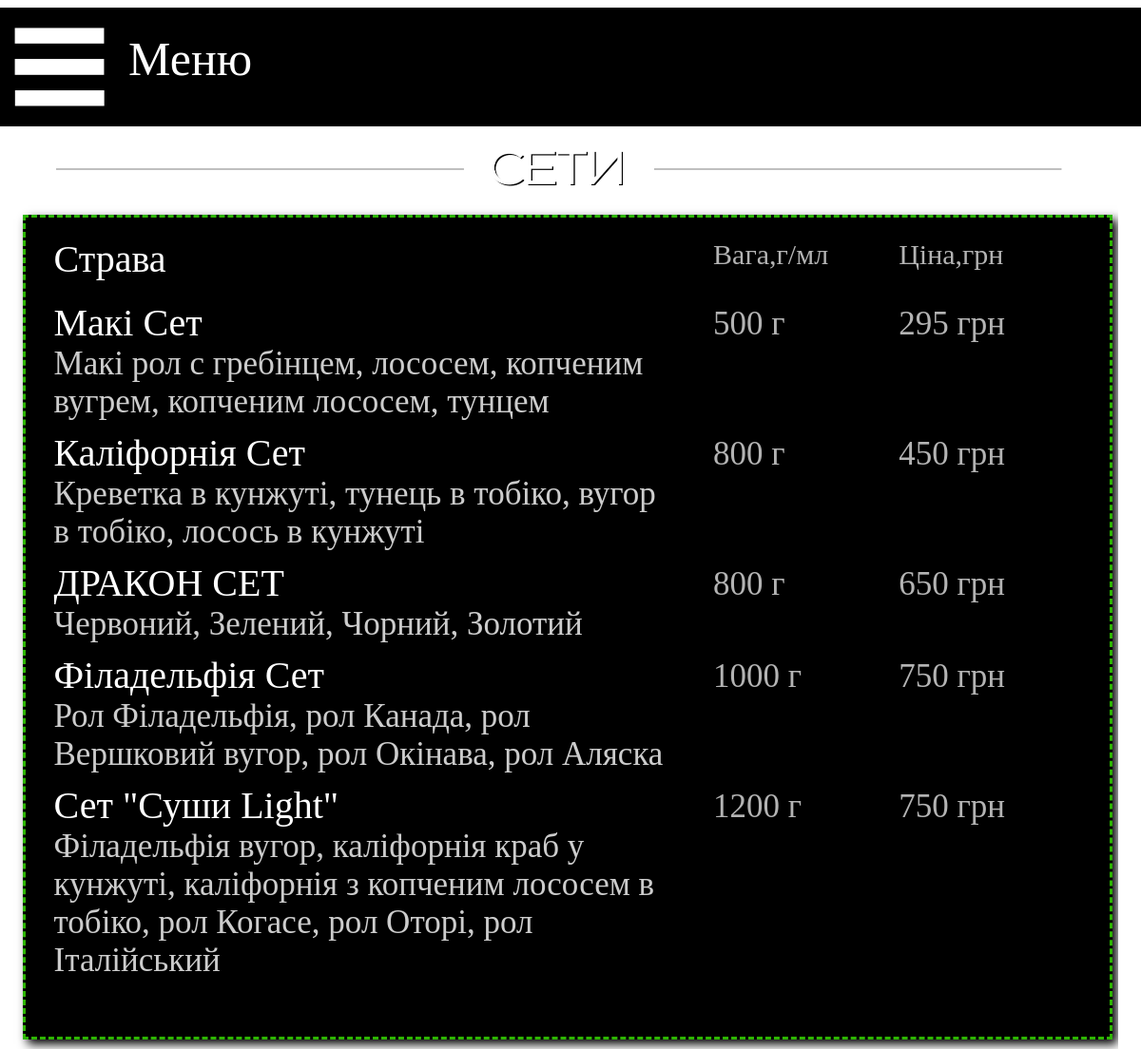
Screenshot of /sets with the database file from the repository.
### main/models.py (models this page shows, shortened)
class Menu_sets(models.Model):
    name = models.CharField('Название', max_length=40)
    weight = models.CharField('Вес', max_length=10)
    spec = models.CharField('Состав', max_length=200, blank=True)
    price = models.CharField('Цена', max_length=10)
    image = models.ImageField(upload_to="sushi", default='sushi/empty.png')
    class Meta:
        verbose_name = 'Сет'
        verbose_name_plural = 'Сеты'

### main/views.py (the view)
# urls.py: path('sets', views.sushi_sets, name='sets'),
def sushi_sets(request):
    dish = Menu_sets.objects.all()
    n1 = sushi_news.objects.all()
    return render(request, 'main/sushi_Sets.html', {'Menu': dish, 'news': n1})

### main/templates/main/sushi_Sets.html (shortened to what this page needs)
{% extends 'main/base_sushi.html' %}
{% load static %}
{% block content_top %}
<div class="content_top">
    <img src="{% static 'img/content_top/sets.png' %}" width="100%" height="100%">
</div>
{% endblock %}
{% block content2 %}
<div class="menu_list">
    <div class="menu_list_in">
        <div class="menu_list_head_name">Страва</div>
        <div class="menu_list_head_price">Цiна,грн</div>
        <div class="menu_list_head_weight">Вага,г/мл</div>
        {% for el in Menu %}
        <div class="menu_list_name">{{el.name}}</div>
        <div class="menu_list_price">{{el.price}}</div>
        <div class="menu_list_weight">{{el.weight}}</div>
        <div class="menu_list_spec">{{el.spec}}</div>
        {% endfor %}
    </div>
</div>
{% endblock %}

### main/static/css/style1.css (style rules this page uses)
.body { background-image: url(storage/back1_1.png); background-size: 100%; margin-right: auto; margin-left: auto; }
.menu_list { float: left; width: 97%; height: auto; background-color: black; border: 3px dashed #2db500; box-shadow: 5px 5px 10px black; }
.menu_list_in { float: left; width: 95%; height: auto; margin-left: 30px; margin-top: 20px; margin-right: 20px; margin-bottom: 60px; }
.menu_list_head_name { width: 76%; float: left; font-family: Eastman; color: white; font-size: 20px; margin-bottom: 10px; }
.menu_list_head_weight { margin-top: 2px; width: 12%; float: right; font-family: Eastman; color: white; font-size: 15px; opacity: 70%; margin-bottom: 10px; }
.menu_list_head_price { margin-top: 2px; width: 12%; float: right; font-family: Eastman; color: white; font-size: 15px; opacity: 70%; margin-bottom: 10px; }
.menu_list_name { width: 76%; float: left; font-family: Eastman; color: white; font-size: 20px; margin-top: 10px; }
.menu_list_spec { width: 76%; float: left; font-family: Eastman; color: white; font-size: 15px; opacity: 80%; }
.menu_list_weight { width: 12%; float: right; font-family: Eastman; color: white; font-size: 15px; opacity: 70%; margin-top: 15px; }
.menu_list_price { width: 12%; float: right; font-family: Eastman; color: white; font-size: 15px; opacity: 70%; margin-top: 15px; }
.content_top { margin-left: 5%; margin-top: 0.75%; width: 90%; height: 13.5%; }

### main/static/css/adaptive.css (style rules this page uses)
@media only screen and (max-width: 1200px) { .body { background-image: url(storage/back_sushi.png); } }
@media only screen and (max-width: 1200px) { .content_top { margin-top: 100px; height: 100px; } }
@media only screen and (max-width: 1200px) { .menu_list_head_name { font-size: 40px; width: 50%; } }
@media only screen and (max-width: 1200px) { .menu_list_head_weight { font-size: 30px; width: 18%; } }
@media only screen and (max-width: 1200px) { .menu_list_head_price { font-size: 30px; width: 18%; } }
@media only screen and (max-width: 1200px) { .menu_list_name { font-size: 40px; width: 60%; } }
@media only screen and (max-width: 1200px) { .menu_list_spec { font-size: 35px; width: 60%; } }
@media only screen and (max-width: 1200px) { .menu_list_weight { font-size: 35px; width: 18%; } }
@media only screen and (max-width: 1200px) { .menu_list_price { font-size: 35px; width: 18%; } }

### rows the page displays
Menu_sets: name "Макі Сет", price "295 грн", weight "500 г", spec "Макі рол с гребінцем, лососем, копченим вугрем, копченим лососем, тунцем"
Menu_sets: name "Каліфорнія Сет", price "450 грн", weight "800 г", spec "Креветка в кунжуті, тунець в тобіко, вугор в тобіко, лосось в кунжуті"
Menu_sets: name "ДРАКОН СЕТ", price "650 грн", weight "800 г", spec "Червоний, Зелений, Чорний, Золотий"
Menu_sets: name "Філадельфія Сет", price "750 грн", weight "1000 г", spec "Рол Філадельфія, рол Канада, рол Вершковий вугор, рол Окінава, рол Аляска"
Menu_sets: name "Сет \"Суши Light\"", price "750 грн", weight "1200 г", spec "Філадельфія вугор, каліфорнія краб у кунжуті, каліфорнія з копченим лососем в тобіко, рол Когасе, рол Оторі, рол Італійський"
